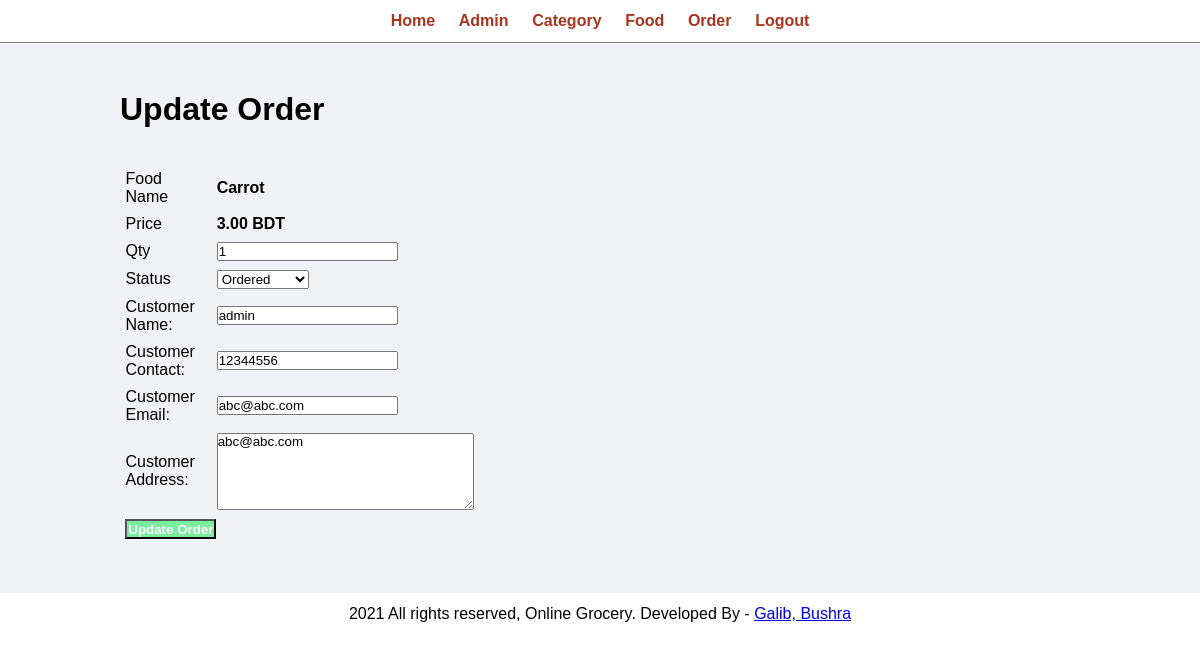
The page /admin/update-order.php?id=16 (signed in) on the database as committed earlier.
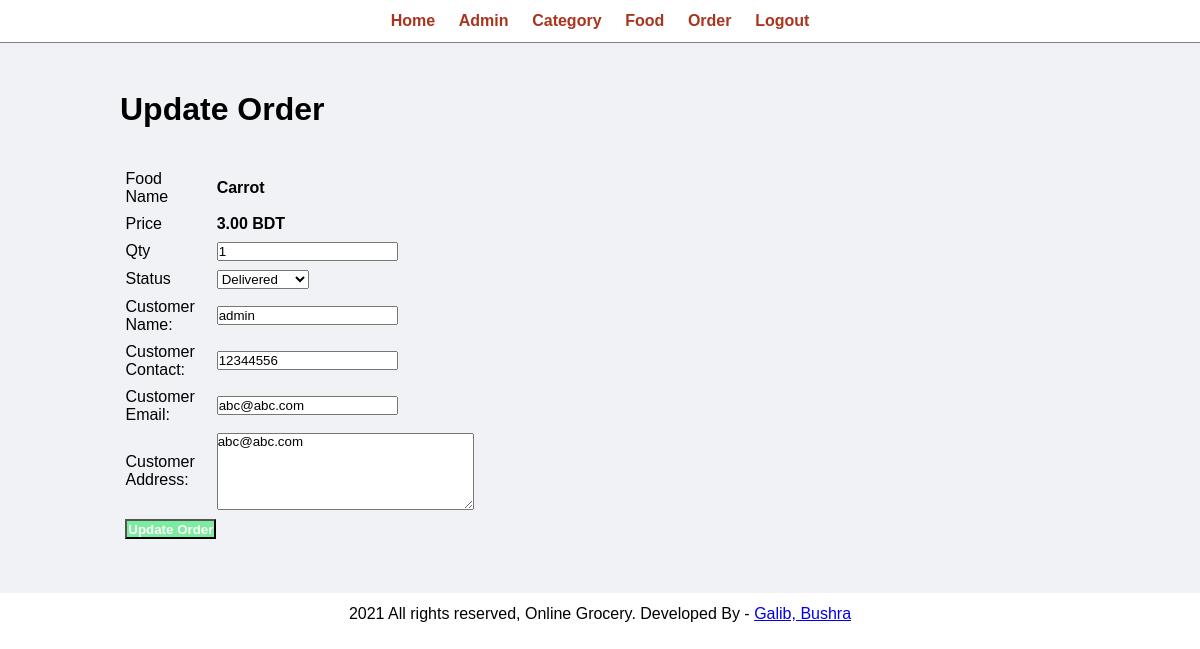
The same page on the database as committed later.
### tables this page shows
CREATE TABLE `tbl_order` (
  `id` int(10) UNSIGNED NOT NULL,
  `food` varchar(150) NOT NULL,
  `price` decimal(10,2) NOT NULL,
  `qty` int(11) NOT NULL,
  `total` decimal(10,2) NOT NULL,
  `order_date` datetime NOT NULL,
  `status` varchar(50) NOT NULL,
  `customer_name` varchar(150) NOT NULL,
  `customer_contact` varchar(20) NOT NULL,
  `customer_email` varchar(150) NOT NULL,
  `customer_address` varchar(255) NOT NULL,
  `f_id` int(10) NOT NULL
);

### admin/update-order.php (the view, shortened to what this page needs)
<link rel="stylesheet" type="text/css" href="../css/admin.css">
<?php include('partials/menu.php'); ?>
<div class="main-content">
    <div class="wrapper">
        <h1>Update Order</h1>
        <br><br>
        <?php
            if(isset($_GET['id']))
            {
                $id=$_GET['id'];
                $sql = "SELECT * FROM tbl_order WHERE id=$id";
                $res = mysqli_query($conn, $sql);
                $count = mysqli_num_rows($res);
                if($count==1)
                {
                    $row=mysqli_fetch_assoc($res);
                    $food = $row['food'];
                    $price = $row['price'];
                    $qty = $row['qty'];
                    $status = $row['status'];
                    $customer_name = $row['customer_name'];
                    $customer_contact = $row['customer_contact'];
                    $customer_email = $row['customer_email'];
                    $customer_address= $row['customer_address'];
                }
                else
                {
                    header('location:'.SITEURL.'admin/manage-order.php');
                }
            }
            else
            {
                header('location:'.SITEURL.'admin/manage-order.php');
            }
        ?>
        <form action="" method="POST">
            <table class="tbl-30">
                <tr>
                    <td>Food Name</td>
                    <td><b> <?php echo $food; ?> </b></td>
                </tr>
                <tr>
                    <td>Price</td>
                    <td>
                        <b>  <?php echo $price; ?> BDT</b>
                    </td>
                </tr>
                <tr>
                    <td>Qty</td>
                    <td>
                        <input type="number" name="qty" value="<?php echo $qty; ?>">
                    </td>
                </tr>
                <tr>
                    <td>Status</td>
                    <td>
                        <select name="status">
                            <option <?php if($status=="Ordered"){echo "selected";} ?> value="Ordered">Ordered</option>
                            <option <?php if($status=="Delivered"){echo "selected";} ?> value="Delivered">Delivered</option>
                        </select>
                    </td>
                </tr>
                <tr>
                    <td>Customer Name: </td>
                    <td>
                        <input type="text" name="customer_name" value="<?php echo $customer_name; ?>">
                    </td>
                </tr>
                <tr>
                    <td>Customer Contact: </td>
                    <td>
                        <input type="text" name="customer_contact" value="<?php echo $customer_contact; ?>">
                    </td>
                </tr>
                <tr>
                    <td>Customer Email: </td>
                    <td>
                        <input type="text" name="customer_email" value="<?php echo $customer_email; ?>">
                    </td>
                </tr>
                <tr>
                    <td>Customer Address: </td>
                    <td>
                        <textarea name="customer_address" cols="30" rows="5"><?php echo $customer_address; ?></textarea>
                    </td>
                </tr>
                <tr>
                    <td clospan="2">
                        <input type="submit" name="submit" value="Update Order" class="btn-secondary">
                    </td>
                </tr>
            </table>
        </form>
    </div>
</div>
<?php include('partials/footer.php'); ?>

Rows that differ between the two databases and show on the page:
changed tbl_order "Carrot": status "Ordered" → "Delivered"
